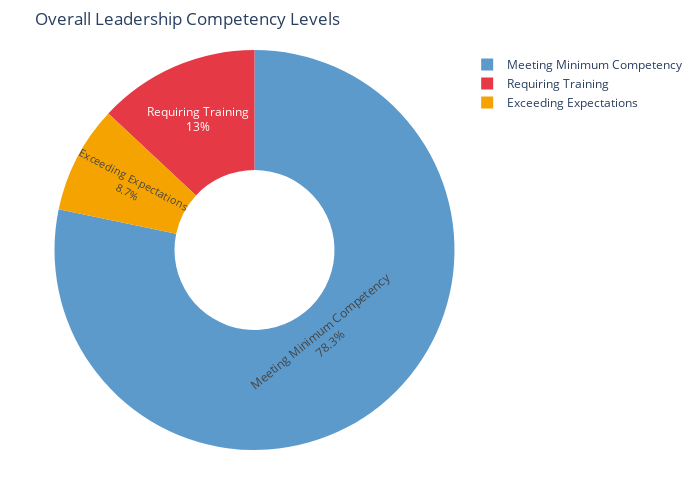

Source (notebook cell):
### Code cell
donut_chart(lis_data)

### Figure 1 — Plotly figure (JSON) as saved in the notebook; plotly's stock layout.template omitted (floating-point values rounded to 4 significant figures)
{"data": [{"hole": 0.4, "hovertemplate": "%{label}: %{value} leaders (%{percent})", "labels": ["Meeting Minimum Competency", "Exceeding Expectations", "Requiring Training"], "marker": {"colors": ["#5c9acc", "#f4a300", "#e63946"]}, "textinfo": "percent+label", "textposition": "inside", "type": "pie", "values": [18, 2, 3]}], "layout": {"height": 500, "margin": {"b": 50, "l": 50, "r": 50, "t": 50}, "title": {"text": "Overall Leadership Competency Levels"}, "width": 700}}
